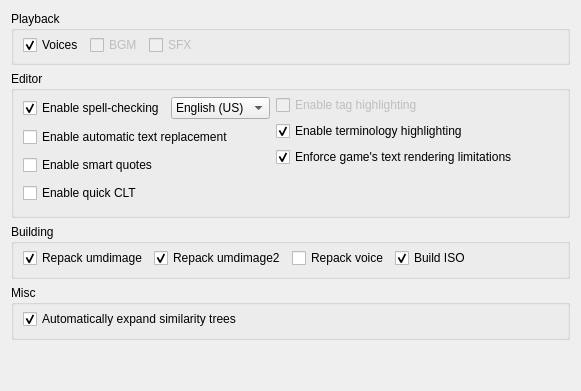
     <widget class="QWidget" name="tabPrefs">
      <attribute name="title">
       <string>Preferences</string>
      </attribute>
      <layout class="QVBoxLayout" name="verticalLayout_3">
       <item>
        <widget class="QGroupBox" name="groupBox">
         <property name="title">
          <string>Playback</string>
         </property>
         <layout class="QHBoxLayout" name="horizontalLayout_3">
          <property name="topMargin">
           <number>4</number>
          </property>
          <property name="bottomMargin">
           <number>7</number>
          </property>
          <item>
           <widget class="QCheckBox" name="chkPlayVoices">
            <property name="text">
             <string>Voices</string>
            </property>
            <property name="checked">
             <bool>true</bool>
            </property>
           </widget>
          </item>
          <item>
           <widget class="QCheckBox" name="chkPlayBGM">
            <property name="enabled">
             <bool>false</bool>
            </property>
            <property name="text">
             <string>BGM</string>
            </property>
           </widget>
          </item>
          <item>
           <widget class="QCheckBox" name="chkPlaySFX">
            <property name="enabled">
             <bool>false</bool>
            </property>
            <property name="text">
             <string>SFX</string>
            </property>
           </widget>
          </item>
          <item>
           <spacer name="horizontalSpacer_2">
            <property name="orientation">
             <enum>Qt::Horizontal</enum>
            </property>
            <property name="sizeHint" stdset="0">
             <size>
              <width>40</width>
              <height>20</height>
             </size>
            </property>
           </spacer>
          </item>
         </layout>
        </widget>
       </item>
       <item>
        <widget class="QGroupBox" name="groupBox_2">
         <property name="title">
          <string>Editor</string>
         </property>
         <layout class="QHBoxLayout" name="horizontalLayout_7">
          <property name="topMargin">
           <number>4</number>
          </property>
          <property name="bottomMargin">
           <number>8</number>
          </property>
          <item>
           <layout class="QVBoxLayout" name="verticalLayout_9">
            <item>
             <layout class="QHBoxLayout" name="horizontalLayout">
              <item>
               <widget class="QCheckBox" name="chkSpellCheck">
                <property name="enabled">
                 <bool>true</bool>
                </property>
                <property name="sizePolicy">
                 <sizepolicy hsizetype="Minimum" vsizetype="Preferred">
                  <horstretch>0</horstretch>
                  <verstretch>0</verstretch>
                 </sizepolicy>
                </property>
                <property name="text">
                 <string>Enable spell-checking</string>
                </property>
                <property name="checked">
                 <bool>true</bool>
                </property>
               </widget>
              </item>
              <item>
               <widget class="QComboBox" name="cboSpellCheckLang">
                <property name="enabled">
                 <bool>true</bool>
                </property>
                <property name="sizePolicy">
                 <sizepolicy hsizetype="Minimum" vsizetype="Fixed">
                  <horstretch>0</horstretch>
                  <verstretch>0</verstretch>
                 </sizepolicy>
                </property>
                <property name="sizeAdjustPolicy">
                 <enum>QComboBox::AdjustToContents</enum>
                </property>
                <item>
                 <property name="text">
                  <string>English (US)</string>
                 </property>
                </item>
                <item>
                 <property name="text">
                  <string>English (UK)</string>
                 </property>
                </item>
               </widget>
              </item>
             </layout>
            </item>
            <item>
             <widget class="QCheckBox" name="chkTextRepl">
              <property name="enabled">
               <bool>true</bool>
              </property>
              <property name="text">
               <string>Enable automatic text replacement</string>
              </property>
             </widget>
            </item>
            <item>
             <widget class="QCheckBox" name="chkSmartQuotes">
              <property name="enabled">
               <bool>true</bool>
              </property>
              <property name="toolTip">
               <string>Automatically replaces straight apostrophes and quotes with angled versions.</string>
              </property>
              <property name="text">
               <string>Enable smart quotes</string>
              </property>
             </widget>
            </item>
            <item>
             <widget class="QCheckBox" name="chkQuickClt">
              <property name="toolTip">
               <string>Automatically replaces &lt;X&gt; with &lt;CLT X&gt;&lt;CLT&gt; or &lt;CLT&gt;&lt;CLT X&gt;&lt;CLT&gt;&lt;CLT Y&gt; if there's an active CLT (Y) at the cursor.</string>
              </property>
              <property name="text">
               <string>Enable quick CLT</string>
              </property>
             </widget>
            </item>
           </layout>
          </item>
          <item>
           <layout class="QVBoxLayout" name="verticalLayout_8">
            <item>
             <widget class="QCheckBox" name="chkTagHighlight">
              <property name="enabled">
               <bool>false</bool>
              </property>
              <property name="text">
               <string>Enable tag highlighting</string>
              </property>
             </widget>
            </item>
            <item>
             <widget class="QCheckBox" name="chkTermHighlight">
              <property name="text">
               <string>Enable terminology highlighting</string>
              </property>
              <property name="checked">
               <bool>true</bool>
              </property>
             </widget>
            </item>
            <item>
             <widget class="QCheckBox" name="chkMangle">
              <property name="text">
               <string>Enforce game's text rendering limitations</string>
              </property>
              <property name="checked">
               <bool>true</bool>
              </property>
             </widget>
            </item>
            <item>
             <spacer name="verticalSpacer_3">
              <property name="orientation">
               <enum>Qt::Vertical</enum>
              </property>
              <property name="sizeHint" stdset="0">
               <size>
                <width>20</width>
                <height>40</height>
               </size>
              </property>
             </spacer>
            </item>
           </layout>
          </item>
          <item>
           <spacer name="horizontalSpacer_7">
            <property name="orientation">
             <enum>Qt::Horizontal</enum>
            </property>
            <property name="sizeHint" stdset="0">
             <size>
              <width>40</width>
              <height>20</height>
             </size>
            </property>
           </spacer>
          </item>
         </layout>
        </widget>
       </item>
       <item>
        <widget class="QGroupBox" name="groupBox_4">
         <property name="title">
          <string>Building</string>
         </property>
         <layout class="QHBoxLayout" name="horizontalLayout_6">
          <property name="topMargin">
           <number>4</number>
          </property>
          <property name="bottomMargin">
           <number>8</number>
          </property>
          <item>
           <widget class="QCheckBox" name="chkPackUmdimage">
            <property name="text">
             <string>Repack umdimage</string>
            </property>
            <property name="checked">
             <bool>true</bool>
            </property>
           </widget>
          </item>
          <item>
           <widget class="QCheckBox" name="chkPackUmdimage2">
            <property name="text">
             <string>Repack umdimage2</string>
            </property>
            <property name="checked">
             <bool>true</bool>
            </property>
           </widget>
          </item>
          <item>
           <widget class="QCheckBox" name="chkPackVoice">
            <property name="text">
             <string>Repack voice</string>
            </property>
           </widget>
          </item>
          <item>
           <widget class="QCheckBox" name="chkBuildISO">
            <property name="text">
             <string>Build ISO</string>
            </property>
            <property name="checked">
             <bool>true</bool>
            </property>
           </widget>
          </item>
          <item>
           <spacer name="horizontalSpacer_6">
            <property name="orientation">
             <enum>Qt::Horizontal</enum>
            </property>
            <property name="sizeHint" stdset="0">
             <size>
              <width>40</width>
              <height>20</height>
             </size>
            </property>
           </spacer>
          </item>
         </layout>
        </widget>
       </item>
       <item>
        <widget class="QGroupBox" name="groupBox_3">
         <property name="title">
          <string>Misc</string>
         </property>
         <layout class="QVBoxLayout" name="verticalLayout_7">
          <property name="topMargin">
           <number>4</number>
          </property>
          <property name="bottomMargin">
           <number>8</number>
          </property>
          <item>
           <widget class="QCheckBox" name="chkExpandTrees">
            <property name="text">
             <string>Automatically expand similarity trees</string>
            </property>
            <property name="checked">
             <bool>true</bool>
            </property>
           </widget>
          </item>
         </layout>
        </widget>
       </item>
       <item>
        <spacer name="verticalSpacer">
         <property name="orientation">
          <enum>Qt::Vertical</enum>
         </property>
         <property name="sizeHint" stdset="0">
          <size>
           <width>20</width>
           <height>40</height>
          </size>
         </property>
        </spacer>
       </item>
      </layout>
     </widget>
